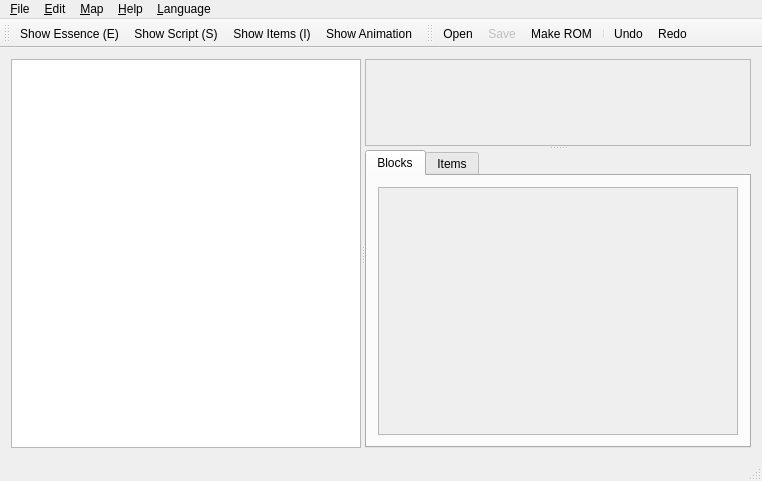
<?xml version="1.0" encoding="UTF-8"?>
<ui version="4.0">
 <class>MainWindow</class>
 <widget class="QMainWindow" name="MainWindow">
  <property name="geometry">
   <rect>
    <x>0</x>
    <y>0</y>
    <width>762</width>
    <height>481</height>
   </rect>
  </property>
  <property name="windowTitle">
   <string>MApRX by wwylele</string>
  </property>
  <property name="windowIcon">
   <iconset resource="resource.qrc">
    <normaloff>:/image/ICON.png</normaloff>:/image/ICON.png</iconset>
  </property>
  <property name="locale">
   <locale language="English" country="UnitedStates"/>
  </property>
  <widget class="QWidget" name="centralWidget">
   <layout class="QVBoxLayout" name="verticalLayout">
    <item>
     <widget class="QSplitter" name="splitter_2">
      <property name="sizePolicy">
       <sizepolicy hsizetype="Expanding" vsizetype="Preferred">
        <horstretch>0</horstretch>
        <verstretch>0</verstretch>
       </sizepolicy>
      </property>
      <property name="orientation">
       <enum>Qt::Horizontal</enum>
      </property>
      <property name="opaqueResize">
       <bool>true</bool>
      </property>
      <widget class="QListWidget" name="listRoom">
       <property name="sizePolicy">
        <sizepolicy hsizetype="Expanding" vsizetype="Expanding">
         <horstretch>0</horstretch>
         <verstretch>0</verstretch>
        </sizepolicy>
       </property>
      </widget>
      <widget class="QSplitter" name="splitter">
       <property name="orientation">
        <enum>Qt::Vertical</enum>
       </property>
       <widget class="QScrollArea" name="scrollArea">
        <property name="widgetResizable">
         <bool>false</bool>
        </property>
        <widget class="MapPlane0" name="mapPlane0">
         <property name="geometry">
          <rect>
           <x>0</x>
           <y>0</y>
           <width>226</width>
           <height>69</height>
          </rect>
         </property>
         <property name="mouseTracking">
          <bool>true</bool>
         </property>
         <layout class="QHBoxLayout" name="horizontalLayout_2">
          <property name="leftMargin">
           <number>0</number>
          </property>
          <property name="topMargin">
           <number>0</number>
          </property>
          <property name="rightMargin">
           <number>0</number>
          </property>
         </layout>
        </widget>
       </widget>
       <widget class="QTabWidget" name="tabWidget">
        <property name="currentIndex">
         <number>0</number>
        </property>
        <widget class="QWidget" name="tab">
         <attribute name="title">
          <string>Blocks</string>
         </attribute>
         <layout class="QHBoxLayout" name="horizontalLayout_3">
          <item>
           <widget class="QScrollArea" name="scrollArea_2">
            <property name="widgetResizable">
             <bool>true</bool>
            </property>
            <widget class="BlockStore" name="blockStore">
             <property name="geometry">
              <rect>
               <x>0</x>
               <y>0</y>
               <width>361</width>
               <height>217</height>
              </rect>
             </property>
             <property name="mouseTracking">
              <bool>true</bool>
             </property>
            </widget>
           </widget>
          </item>
         </layout>
        </widget>
        <widget class="QWidget" name="tab_2">
         <attribute name="title">
          <string>Items</string>
         </attribute>
         <layout class="QHBoxLayout" name="horizontalLayout">
          <item>
           <widget class="QListWidget" name="itemList"/>
          </item>
         </layout>
        </widget>
       </widget>
      </widget>
     </widget>
    </item>
   </layout>
  </widget>
  <widget class="QMenuBar" name="menuBar">
   <property name="geometry">
    <rect>
     <x>0</x>
     <y>0</y>
     <width>762</width>
     <height>22</height>
    </rect>
   </property>
   <widget class="QMenu" name="menu_File">
    <property name="title">
     <string>&amp;File</string>
    </property>
    <addaction name="action_Open"/>
    <addaction name="action_Save"/>
    <addaction name="actionSave_As"/>
    <addaction name="separator"/>
    <addaction name="actionMake_Rom"/>
    <addaction name="separator"/>
    <addaction name="action_Exit"/>
   </widget>
   <widget class="QMenu" name="menuEdit">
    <property name="title">
     <string>&amp;Edit</string>
    </property>
    <addaction name="actionUndo"/>
    <addaction name="actionRedo"/>
   </widget>
   <widget class="QMenu" name="menu_Help">
    <property name="title">
     <string>&amp;Help</string>
    </property>
    <addaction name="actionAbout_MApRX"/>
   </widget>
   <widget class="QMenu" name="menu_Map">
    <property name="title">
     <string>&amp;Map</string>
    </property>
    <addaction name="action_Resize_Map"/>
    <addaction name="actionMap_Properties"/>
   </widget>
   <widget class="QMenu" name="menu_Language">
    <property name="title">
     <string>&amp;Language</string>
    </property>
    <addaction name="actionEnglish"/>
    <addaction name="actionChinese"/>
   </widget>
   <addaction name="menu_File"/>
   <addaction name="menuEdit"/>
   <addaction name="menu_Map"/>
   <addaction name="menu_Help"/>
   <addaction name="menu_Language"/>
  </widget>
  <widget class="QToolBar" name="mainToolBar">
   <property name="minimumSize">
    <size>
     <width>0</width>
     <height>0</height>
    </size>
   </property>
   <property name="toolButtonStyle">
    <enum>Qt::ToolButtonTextBesideIcon</enum>
   </property>
   <attribute name="toolBarArea">
    <enum>TopToolBarArea</enum>
   </attribute>
   <attribute name="toolBarBreak">
    <bool>true</bool>
   </attribute>
   <addaction name="actionShow_Essence"/>
   <addaction name="actionShow_Script"/>
   <addaction name="actionShow_Items"/>
   <addaction name="actionShow_Animation"/>
  </widget>
  <widget class="QStatusBar" name="statusBar"/>
  <widget class="QToolBar" name="toolBar">
   <property name="windowTitle">
    <string>toolBar</string>
   </property>
   <property name="iconSize">
    <size>
     <width>32</width>
     <height>32</height>
    </size>
   </property>
   <attribute name="toolBarArea">
    <enum>TopToolBarArea</enum>
   </attribute>
   <attribute name="toolBarBreak">
    <bool>false</bool>
   </attribute>
   <addaction name="action_Open"/>
   <addaction name="action_Save"/>
   <addaction name="actionMake_Rom"/>
   <addaction name="separator"/>
   <addaction name="actionUndo"/>
   <addaction name="actionRedo"/>
  </widget>
  <action name="action_Open">
   <property name="icon">
    <iconset resource="resource.qrc">
     <normaloff>:/image/Open.png</normaloff>:/image/Open.png</iconset>
   </property>
   <property name="text">
    <string>&amp;Open...</string>
   </property>
   <property name="shortcut">
    <string>Ctrl+O</string>
   </property>
  </action>
  <action name="action_Save">
   <property name="enabled">
    <bool>false</bool>
   </property>
   <property name="icon">
    <iconset resource="resource.qrc">
     <normaloff>:/image/Save.png</normaloff>:/image/Save.png</iconset>
   </property>
   <property name="text">
    <string>&amp;Save</string>
   </property>
   <property name="shortcut">
    <string>Ctrl+S</string>
   </property>
  </action>
  <action name="action_Exit">
   <property name="text">
    <string>&amp;Exit</string>
   </property>
   <property name="shortcut">
    <string>Ctrl+Q</string>
   </property>
  </action>
  <action name="actionUndo">
   <property name="icon">
    <iconset resource="resource.qrc">
     <normaloff>:/image/Undo.png</normaloff>:/image/Undo.png</iconset>
   </property>
   <property name="text">
    <string>Undo</string>
   </property>
   <property name="shortcut">
    <string>Ctrl+Z</string>
   </property>
  </action>
  <action name="actionRedo">
   <property name="icon">
    <iconset resource="resource.qrc">
     <normaloff>:/image/Redo.png</normaloff>:/image/Redo.png</iconset>
   </property>
   <property name="text">
    <string>Redo</string>
   </property>
   <property name="shortcut">
    <string>Ctrl+Y</string>
   </property>
  </action>
  <action name="actionAbout_MApRX">
   <property name="icon">
    <iconset resource="resource.qrc">
     <normaloff>:/image/ICON.png</normaloff>:/image/ICON.png</iconset>
   </property>
   <property name="text">
    <string>About &amp;MApRX</string>
   </property>
  </action>
  <action name="actionShow_Essence">
   <property name="checkable">
    <bool>true</bool>
   </property>
   <property name="text">
    <string>Show Essence (E)</string>
   </property>
  </action>
  <action name="actionShow_Script">
   <property name="checkable">
    <bool>true</bool>
   </property>
   <property name="text">
    <string>Show Script (S)</string>
   </property>
  </action>
  <action name="actionShow_Animation">
   <property name="checkable">
    <bool>true</bool>
   </property>
   <property name="text">
    <string>Show Animation</string>
   </property>
  </action>
  <action name="actionShow_Items">
   <property name="checkable">
    <bool>true</bool>
   </property>
   <property name="text">
    <string>Show Items (I)</string>
   </property>
  </action>
  <action name="actionSave_As">
   <property name="enabled">
    <bool>false</bool>
   </property>
   <property name="text">
    <string>Save &amp;As...</string>
   </property>
   <property name="toolTip">
    <string>Save &amp;As...</string>
   </property>
  </action>
  <action name="actionMake_Rom">
   <property name="icon">
    <iconset resource="resource.qrc">
     <normaloff>:/image/NDS.png</normaloff>:/image/NDS.png</iconset>
   </property>
   <property name="text">
    <string>&amp;Make ROM...</string>
   </property>
   <property name="toolTip">
    <string>&amp;Make ROM...</string>
   </property>
   <property name="shortcut">
    <string>F5</string>
   </property>
  </action>
  <action name="action_Resize_Map">
   <property name="text">
    <string>&amp;Resize Map...</string>
   </property>
  </action>
  <action name="actionMap_Properties">
   <property name="icon">
    <iconset resource="resource.qrc">
     <normaloff>:/image/Properties.png</normaloff>:/image/Properties.png</iconset>
   </property>
   <property name="text">
    <string>Map &amp;Properties...</string>
   </property>
  </action>
  <action name="actionEnglish">
   <property name="text">
    <string>English</string>
   </property>
  </action>
  <action name="actionChinese">
   <property name="text">
    <string>Chinese</string>
   </property>
  </action>
 </widget>
 <layoutdefault spacing="6" margin="11"/>
 <customwidgets>
  <customwidget>
   <class>MapPlane0</class>
   <extends>QWidget</extends>
   <header>mapplane0.h</header>
   <container>1</container>
  </customwidget>
  <customwidget>
   <class>BlockStore</class>
   <extends>QWidget</extends>
   <header>blockstore.h</header>
   <container>1</container>
  </customwidget>
 </customwidgets>
 <resources>
  <include location="resource.qrc"/>
 </resources>
 <connections>
  <connection>
   <sender>action_Exit</sender>
   <signal>triggered()</signal>
   <receiver>MainWindow</receiver>
   <slot>close()</slot>
   <hints>
    <hint type="sourcelabel">
     <x>-1</x>
     <y>-1</y>
    </hint>
    <hint type="destinationlabel">
     <x>380</x>
     <y>240</y>
    </hint>
   </hints>
  </connection>
 </connections>
</ui>
